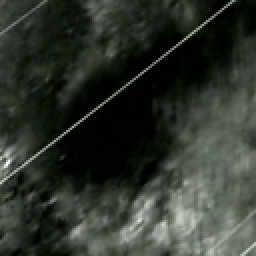
%> input picture 1_CLASSICAL_SELECTION (CS)/IR_TV_0001.bmp, 128 x 128 px (shown 2 times larger); its folder holds 4 pictures in this run
$ octave mainCS.m   (GNU Octave 9; MATLAB toolbox functions it lacks are replaced by stand-ins)
%> lines starting %> are read from the running program, lines starting %| are printed output that depends on the picture
%> further down, veri is the input picture: size 128x128x3 uint8; mean R, G, B 47.5, 53, 45
### 1_CLASSICAL_SELECTION (CS)/prepCS.m
function [globalYCS] = prepCS(veri)

         [~,~,zz]=size(veri);
%> zz = 3

%%%%%%%% IMAGE CONVERT TO 3D (IF IMAGE IS 2D) %%%%%%%%

         if zz==1
            veri=cat(3,veri,veri,veri);
         end

         %%RGB TO YCbCr CONVERSION%%

         veri = rgb2ycbcr(veri);
%> veri: size 128x128x3 uint8; mean of channels 1, 2, 3 59.3, 125.2, 126.1

%%%%%%%% YCbCr COMPONENT SELECTION %%%%%%%%

         y=veri(:,:,1);
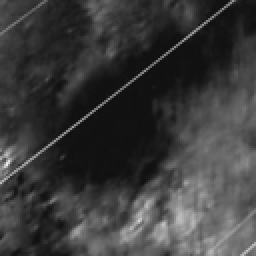
%> y: size 128x128 uint8 (shown 2 times larger); min 16, max 233, mean 59.3

%%%%%%%% GAUSSIAN SMOOTHING TO Y COMPONENT %%%%%%%%

         h = fspecial('gaussian',[3 3]);
         yf=imfilter(y,h);

%%%%%%%% Y COMPONENT NORMALIZATION %%%%%%%%

         mindata = double(min(min(yf)));
%> mindata = 15
         maxdata = double(max(max(yf)));
%> maxdata = 212
         normalised = double((double(yf)-mindata)/double((maxdata)-mindata));
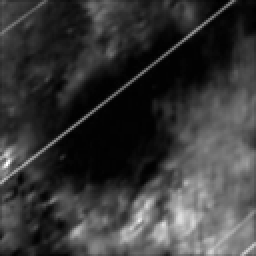
%> normalised: size 128x128 double (shown 2 times larger); min 0, max 1, mean 0.224

%%%%%%%% DCT AND LOG(ABS(DCT)) %%%%%%%%

         J= dct2(normalised);
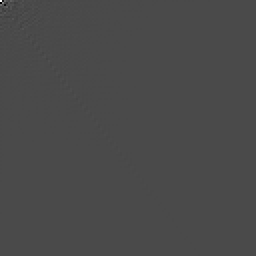
%> J: size 128x128 double (shown 2 times larger); min -11.77, max 28.64, mean 0; drawn with min black and max white
         JJ=log(abs(J));
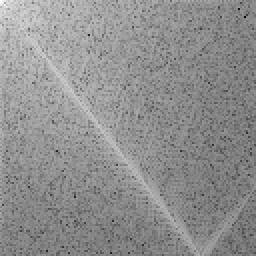
%> JJ: size 128x128 double (shown 2 times larger); min -15.79, max 3.35, mean -4.99; drawn with min black and max white

         globalYCS = JJ;

end

### 1_CLASSICAL_SELECTION (CS)/zigzagCS.m
function [zigCS] = zigzagCS(globalYCS,ii)
%> called with ii = 1

    zig1=globalYCS;
    [row, col]=size(zig1);
%> row = 128; col = 128
    zigCS=zeros(row*col,1);
    count=1;

    for s=1:row
        if mod(s,2)==0
            for m=s:-1:1
                zigCS(count)=zig1(m,s+1-m);
                count=count+1;
            end;
        else
            for m=1:s
                zigCS(count)=zig1(m,s+1-m);
                count=count+1;
            end;
        end;
    end;
%> after the loop, count = 8257

    if mod(row,2)==0
        flip=1;
    else
        flip=0;
    end;

    for s=row+1:2*row-1
        if mod(flip,2)==0
            for m=row:-1:s+1-row
                zigCS(count)=zig1(m,s+1-m);
                count=count+1;
            end;
        else
            for m=row:-1:s+1-row
                zigCS(count)=zig1(s+1-m,m);
                count=count+1;
            end;
        end;
        flip=flip+1;
    end;
%> after the loop, count = 16385; flip = 128

    zigCS=transpose(zigCS(2:end,1));
    k=ii;

end

### 1_CLASSICAL_SELECTION (CS)/selectCSFeatures.m
function [CS] = selectCSFeatures(zigCS,ii)
%> called with ii = 1

         k=ii;
         directoryres = dir(strcat('*.bmp'));
         resAd = directoryres(k).name;

%%%%%%%% FEATURE SELECTION %%%%%%%%

         CS=zigCS;
         CSzig128 = CS(1,1:16383);
         CSzig64  = CS(1,1:4096);
%> CSzig64 = 4096 values, max 2.47 at index 1, min -13.26 at index 1935, mean -3.32
         CSzig32  = CS(1,1:1024);
%> CSzig32 = 1024 values, max 2.47 at index 1, min -8.64 at index 895, mean -2.18
         CSzig16  = CS(1,1:256);
%> CSzig16 = 256 values, max 2.47 at index 1, min -6.64 at index 169, mean -1.28
         CSzig8   = CS(1,1:64);
%> CSzig8 = 64 values, max 2.47 at index 1, min -3.92 at index 40, mean -0.256
         CSzig4   = CS(1,1:16);
%> CSzig4 = [2.47 2 1.61 2.14 1.73 -2.09 0.0519 -3.87 0.44 -0.76 0.912 2.07 -0.218 -0.123 0.351 0.299]
         CSzig2   = CS(1,1:4);
%> CSzig2 = [2.47 2 1.61 2.14]

%%%%%%% SAVING FEATURES %%%%%%%

        filename128 = sprintf('%s_%s.mat', resAd(1:end-4),'CS128x128');
        filename64  = sprintf('%s_%s.mat', resAd(1:end-4),'CS64x64');
        filename32  = sprintf('%s_%s.mat', resAd(1:end-4),'CS32x32');
        filename16  = sprintf('%s_%s.mat', resAd(1:end-4),'CS16x16');
        filename8   = sprintf('%s_%s.mat', resAd(1:end-4),'CS8x8');
        filename4   = sprintf('%s_%s.mat', resAd(1:end-4),'CS4x4');
        filename2   = sprintf('%s_%s.mat', resAd(1:end-4),'CS2x2');

        save(filename128,'CSzig128');
        save(filename64,'CSzig64');
        save(filename32,'CSzig32');
        save(filename16,'CSzig16');
        save(filename8,'CSzig8');
        save(filename4,'CSzig4');
        save(filename2,'CSzig2');

end


### 1_CLASSICAL_SELECTION (CS)/concatCSFeatures.m
function [CSC128,CSC64,CSC32,CSC16,CSC8,CSC4,CSC2] = concatCSFeatures(CSvariable1,CSvariable2,CSvariable3,CSvariable4,CSvariable5,CSvariable6,CSvariable7,Size)

%%% 128x128 %%%

    CSC128=CSvariable1;
    CSCx128=load(CSC128(1).name);
    CSCx128=CSCx128.CSzig128;

    for i=2:Size
        CSCy128=load(CSC128(i).name);
        CSCy128=CSCy128.CSzig128;
        CSCx128=[CSCx128; CSCy128];
        i
    end

    CSC128=CSCx128;
    CSC128(isinf(CSC128))=0;

    save('Birlesik_IR_CSC128x128.mat','CSC128');

%%% 64x64 %%%

    CSC64=CSvariable2;
    CSCx64=load(CSC64(1).name);
    CSCx64=CSCx64.CSzig64;

    for i=2:Size
        CSCy64=load(CSC64(i).name);
        CSCy64=CSCy64.CSzig64;
        CSCx64=[CSCx64; CSCy64];
        i
    end

    CSC64=CSCx64;
    CSC64(isinf(CSC64))=0;

    save('Birlesik_IR_CSC64x64.mat','CSC64');

%%% 32x32 %%%

    CSC32=CSvariable3;
    CSCx32=load(CSC32(1).name);
    CSCx32=CSCx32.CSzig32;

    for i=2:Size
        CSCy32=load(CSC32(i).name);
        CSCy32=CSCy32.CSzig32;
        CSCx32=[CSCx32; CSCy32];
        i
    end

    CSC32=CSCx32;
    CSC32(isinf(CSC32))=0;

    save('Birlesik_IR_CSC32x32.mat','CSC32');

%%% 16x16 %%%

    CSC16=CSvariable4;
    CSCx16=load(CSC16(1).name);
    CSCx16=CSCx16.CSzig16;

    for i=2:Size
        CSCy16=load(CSC16(i).name);
        CSCy16=CSCy16.CSzig16;
        CSCx16=[CSCx16; CSCy16];
        i
    end

    CSC16=CSCx16;
    CSC16(isinf(CSC16))=0;

    save('Birlesik_IR_CSC16x16.mat','CSC16');

%%% 8x8 %%%

    CSC8=CSvariable5;
    CSCx8=load(CSC8(1).name);
    CSCx8=CSCx8.CSzig8;

    for i=2:Size
        CSCy8=load(CSC8(i).name);
        CSCy8=CSCy8.CSzig8;
        CSCx8=[CSCx8; CSCy8];
        i
    end

    CSC8=CSCx8;
    CSC8(isinf(CSC8))=0;

    save('Birlesik_IR_CSC8x8.mat','CSC8');

%%% 4x4 %%%

    CSC4=CSvariable6;
    CSCx4=load(CSC4(1).name);
    CSCx4=CSCx4.CSzig4;

    for i=2:Size
        CSCy4=load(CSC4(i).name);
        CSCy4=CSCy4.CSzig4;
        CSCx4=[CSCx4; CSCy4];
        i
    end

    CSC4=CSCx4;
    CSC4(isinf(CSC4))=0;

    save('Birlesik_IR_CSC4x4.mat','CSC4');

%%% 2x2 %%%

    CSC2=CSvariable7;
    CSCx2=load(CSC2(1).name);
    CSCx2=CSCx2.CSzig2;

    for i=2:Size
        CSCy2=load(CSC2(i).name);
        CSCy2=CSCy2.CSzig2;
        CSCx2=[CSCx2; CSCy2];
        i
    end

    CSC2=CSCx2;
    CSC2(isinf(CSC2))=0;

    save('Birlesik_IR_CSC2x2.mat','CSC2');

end

### 1_CLASSICAL_SELECTION (CS)/mainCS.m
clear all;
close all;
clc;

%%% SELECT IMAGE DATABASE %%%

   directoryres = dir(strcat('IR*.bmp'));
   [p, r]=size(directoryres);

for ii = 1:p

%%% READ IMAGE %%%

    resAd = directoryres(ii).name;
    veri = imread(resAd);

%%% PREPROCESSING %%%

    globalYCS = prepCS(veri);

%%% FEATURE EXTRACTION %%%

    zigCS=zigzagCS(globalYCS,ii);

%%% FEATURE SELECTION %%%

    [CS] = selectCSFeatures(zigCS,ii);

    ii

end
%> pass 2 of the loop `for ii = 1:p`:
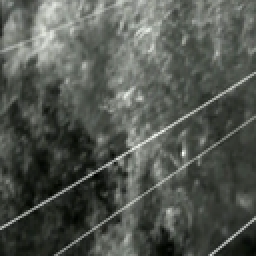
%> input picture 1_CLASSICAL_SELECTION (CS)/IR_TV_0002.bmp, 128 x 128 px (shown 2 times larger)
%> veri is the input picture: size 128x128x3 uint8; mean R, G, B 82.4, 86.5, 80.2
%> veri: size 128x128x3 uint8; mean of channels 1, 2, 3 88.6, 125.9, 126.6
%> mindata = 17
%> maxdata = 208
%> in prepCS (call 2), `J= dct2(normalised);`:
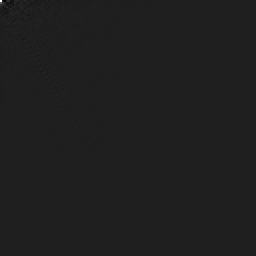
%> J: size 128x128 double (shown 2 times larger); min -6.66, max 47.82, mean 0; drawn with min black and max white
%> in prepCS (call 2), `JJ=log(abs(J));`:
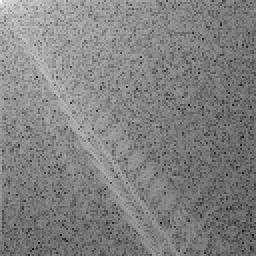
%> JJ: size 128x128 double (shown 2 times larger); min -13, max 3.87, mean -4.44; drawn with min black and max white
%> pass 3 of the loop `for ii = 1:p`:
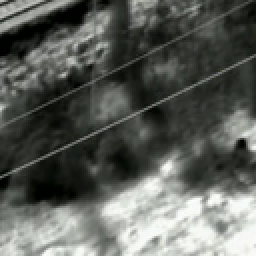
%> input picture 1_CLASSICAL_SELECTION (CS)/IR_TV_0003.bmp, 128 x 128 px (shown 2 times larger)
%> veri is the input picture: size 128x128x3 uint8; mean R, G, B 92.3, 95.9, 90.2
%> veri: size 128x128x3 uint8; mean of channels 1, 2, 3 96.9, 126.1, 126.9
%> mindata = 14
%> maxdata = 232
%> in prepCS (call 3), `J= dct2(normalised);`:
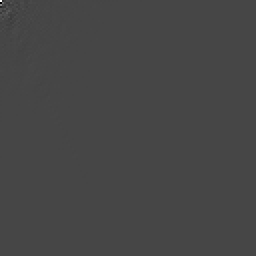
%> J: size 128x128 double (shown 2 times larger); min -18.47, max 48.41, mean 0; drawn with min black and max white
%> in prepCS (call 3), `JJ=log(abs(J));`:
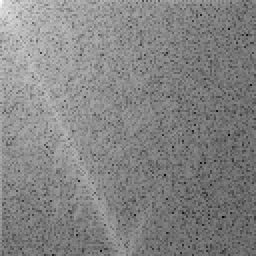
%> JJ: size 128x128 double (shown 2 times larger); min -14.35, max 3.88, mean -4.91; drawn with min black and max white
%> the loop made 4 passes; the first 3 are shown

%%% FEATURE CONCATENATION %%%

    CS128 = dir('*CS128x128.mat');
    CS64  = dir('*CS64x64.mat');
    CS32  = dir('*CS32x32.mat');
    CS16  = dir('*CS16x16.mat');
    CS8   = dir('*CS8x8.mat');
    CS4   = dir('*CS4x4.mat');
    CS2   = dir('*CS2x2.mat');

    [CSC128,CSC64,CSC32,CSC16,CSC8,CSC4,CSC2] = concatCSFeatures(CS128,CS64,CS32,CS16,CS8,CS4,CS2,p);
%> in concatCSFeatures, `CSC128=CSvariable1;`: CSC128 = empty struct
%> the run ends on the next line
